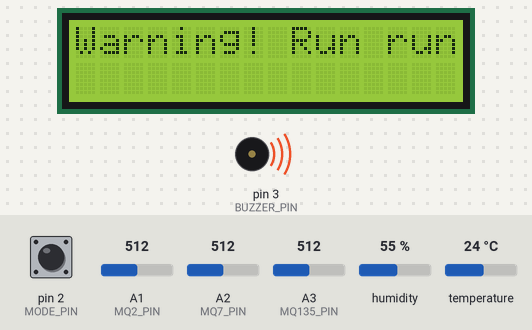
The sketch below on a simulated Arduino Uno, built with avr-gcc and run on an emulated ATmega328P. Shown: 16×2 character LCD, buzzer (waves = sounding, pin HIGH). The test bench sets the inputs (shaded band); at power-on: pin 2 (MODE_PIN) HIGH, A3 (MQ135_PIN) = 512, A1 (MQ2_PIN) = 512, A2 (MQ7_PIN) = 512, humidity 55 %, temperature 24 °C. What the sketch prints to the serial monitor is not drawn.

Above: at 2.2 s.
2.3 s: pin 2 (MODE_PIN) pulled LOW for 2.2 s
At 7.5 s:
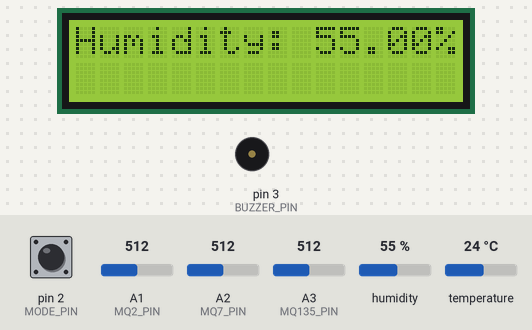
13.2 s: pin 2 (MODE_PIN) pulled LOW for 2.2 s
At 18.8 s:
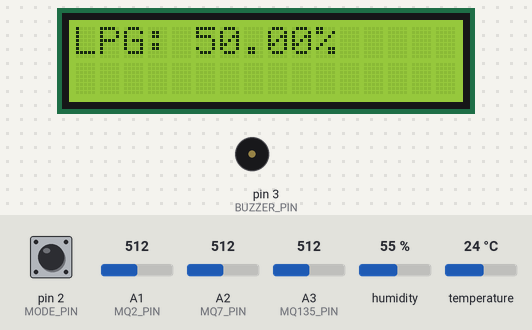
24.1 s: pin 2 (MODE_PIN) pulled LOW for 2.2 s
At 29.7 s:
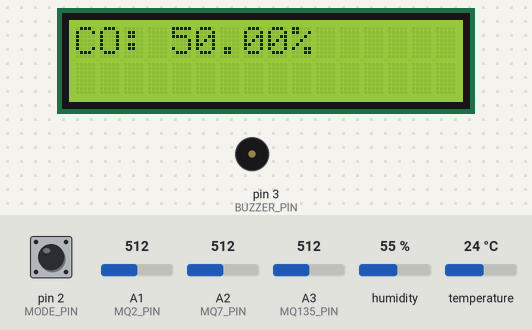
35.0 s: pin 2 (MODE_PIN) pulled LOW for 2.2 s
At 40.6 s:
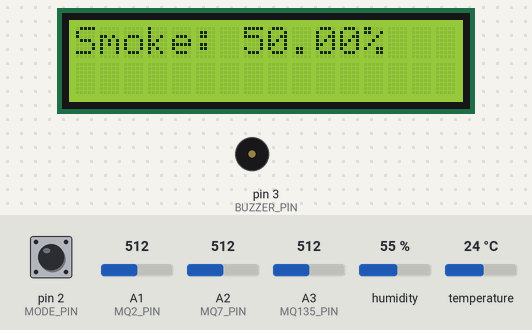
45.9 s: A3 (MQ135_PIN) set to 209
At 47.8 s:
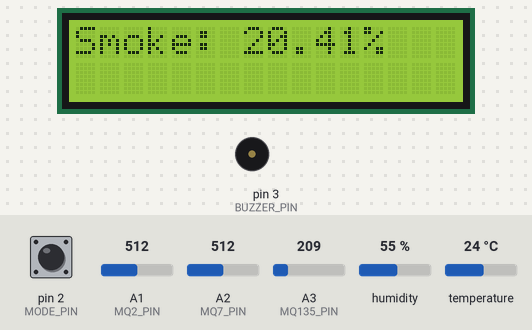
49.5 s: A3 (MQ135_PIN) set to 189
At 50.9 s:
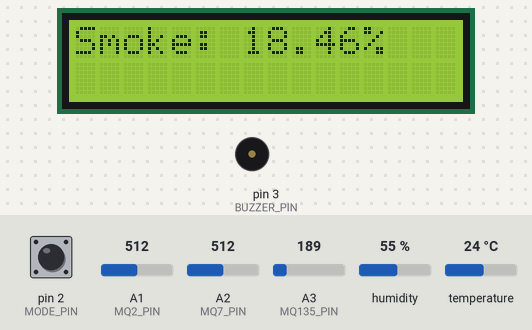
Timing chart, 0 to 52.5 s (numbered marks = the images above; inputs shaded):
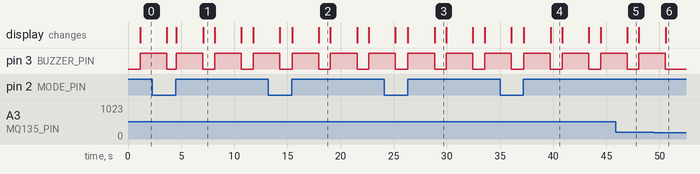

The sketch:

air_quality_monitroing_system.ino
```cpp
#include <string.h>

#define MODE_PIN 2
#define BUZZER_PIN 3

/*
  air_quality_sensors.ino:
  - updateReadings()
  - getTemp()
  - getHumidity()
*/

int screenIndex = 0;

void setup() {
  Serial.begin(9600);

  pinMode(MODE_PIN, INPUT_PULLUP);
  pinMode(BUZZER_PIN, OUTPUT);

  setupLCD();
  setupSensors();
}

void loop() {
  updateSensorReadings();
  SmokeWarning(getSmoke());
  displayScreen(screenIndex);
  debug();

  if (digitalRead(MODE_PIN) == LOW) {
    screenIndex = (screenIndex + 1) % 5;
    Serial.println("Screen: " + String(screenIndex));
    // delay(200);
    while (digitalRead(MODE_PIN) == LOW) {

    }
  }
  else {
    delay(1000);
  }
}

void debug() {
  Serial.println("-----------------------------------------");
  Serial.println("Temp: " + String(getTemp()));
  Serial.println("Humidity: " + String(getHumidity()));
  Serial.println("LPG: " + String(getLPG()));
  Serial.println("CO: " + String(getCO()));
  Serial.println("Smoke: " + String(getSmoke()));
}

float calprecentage(int v, int min = 0, int max = 1024) {
  if (min >= max || v < min || v > max) {
    // Invalid input, return 0 or some error indicator
    return 0.0f; // Or you can return -1 or any other suitable error indicator
  }

  float range = max - min;
  float percentage = ((v - min) / range) * 100.0f;
  return percentage;
}

void displayScreen(int index) {
  switch (index) {
    case 0:
      displayInfo("Temp: " + String(getTemp()) + "C");
      break;
    case 1:
      displayInfo("Humidity: " + String(getHumidity()) + "%");
      break;
    case 2:
      displayInfo("LPG: " + String(calprecentage(getLPG())) + "%");
      break;
    case 3:
      displayInfo("CO: " + String(calprecentage(getCO())) + "%");
      break;
    case 4:
      displayInfo("Smoke: " + String(calprecentage(getSmoke())) + "%");
      break;
  }
}

void SmokeWarning(float smokeLevel) {
  if (smokeLevel > 200) {
    displayInfo("Warning! Run run.");
    digitalWrite(BUZZER_PIN, HIGH);
    delay(2500);
    digitalWrite(BUZZER_PIN, LOW);
  }
}
```

air_quality_sensors.ino
```cpp
#include <dht.h>
#include <MQUnifiedsensor.h>

// DHT11 Sensor
dht DHT;

#define DHT_PIN A0

float getTemp() {
  return DHT.temperature;
}

float getHumidity() {
  return DHT.humidity;
}

// MQ-2 Sensor
#define MQ2_PIN A1

float getLPG() {
  return analogRead(MQ2_PIN);
}

// MQ-7 Sensor
#define MQ7_PIN A2

float getCO() {
  return analogRead(MQ7_PIN);
}

// MQ-135
#define MQ135_PIN A3

float getSmoke() {
  return analogRead(MQ135_PIN);
}

// Main Functions
void setupSensors() {
  pinMode(MQ2_PIN, INPUT);
  pinMode(MQ7_PIN, INPUT);
  pinMode(MQ135_PIN, INPUT);
}

void updateSensorReadings() {
  int chk = DHT.read11(DHT_PIN);
}
```

lcd.ino
```cpp
#include <LCD_I2C.h>

LCD_I2C lcd(0x27);

void setupLCD() {
  lcd.begin();
  lcd.backlight();
  lcd.print("Air Quality");
  lcd.setCursor(0, 1);
  lcd.print("Monitoring (*_*)");
  delay(1000);
}

void displayInfo(String s) {
  lcd.clear();
  lcd.print(s);
}
```

Measured:
- after the input at 45.9 s, the display: changes after 1.1 s (image 5)
- after the input at 49.5 s, pin 3 (BUZZER_PIN): goes on until 50.6 s, then stays LOW; the display: changes after 1.1 s (image 6)
- by itself, pin 3 (BUZZER_PIN): alternates HIGH for 2.5 s and LOW for 1.1 s
- what the display in image 1 shows lasts 1.1 s, from 7.1 s to 8.2 s
